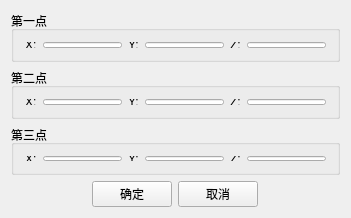
<?xml version="1.0" encoding="UTF-8"?>
<ui version="4.0">
 <class>MeasureVolumePlaneSetDlg</class>
 <widget class="QWidget" name="MeasureVolumePlaneSetDlg">
  <property name="geometry">
   <rect>
    <x>0</x>
    <y>0</y>
    <width>351</width>
    <height>218</height>
   </rect>
  </property>
  <property name="sizePolicy">
   <sizepolicy hsizetype="MinimumExpanding" vsizetype="MinimumExpanding">
    <horstretch>0</horstretch>
    <verstretch>0</verstretch>
   </sizepolicy>
  </property>
  <property name="minimumSize">
   <size>
    <width>300</width>
    <height>150</height>
   </size>
  </property>
  <property name="windowTitle">
   <string>体积量测基准面设置</string>
  </property>
  <layout class="QGridLayout" name="gridLayout">
   <item row="0" column="0" colspan="4">
    <widget class="QGroupBox" name="groupBox">
     <property name="title">
      <string>第一点</string>
     </property>
     <layout class="QGridLayout" name="gridLayout_2">
      <item row="0" column="0">
       <widget class="QLabel" name="label">
        <property name="text">
         <string>X:</string>
        </property>
       </widget>
      </item>
      <item row="0" column="1">
       <widget class="QLineEdit" name="coord1_X"/>
      </item>
      <item row="0" column="2">
       <widget class="QLabel" name="label_4">
        <property name="text">
         <string>Y:</string>
        </property>
       </widget>
      </item>
      <item row="0" column="3">
       <widget class="QLineEdit" name="coord1_Y"/>
      </item>
      <item row="0" column="4">
       <widget class="QLabel" name="label_5">
        <property name="text">
         <string>Z:</string>
        </property>
       </widget>
      </item>
      <item row="0" column="5">
       <widget class="QLineEdit" name="coord1_Z"/>
      </item>
     </layout>
    </widget>
   </item>
   <item row="1" column="0" colspan="4">
    <widget class="QGroupBox" name="groupBox_2">
     <property name="title">
      <string>第二点</string>
     </property>
     <layout class="QGridLayout" name="gridLayout_3">
      <item row="0" column="0">
       <widget class="QLabel" name="label_2">
        <property name="text">
         <string>X:</string>
        </property>
       </widget>
      </item>
      <item row="0" column="1">
       <widget class="QLineEdit" name="coord2_X"/>
      </item>
      <item row="0" column="2">
       <widget class="QLabel" name="label_7">
        <property name="text">
         <string>Y:</string>
        </property>
       </widget>
      </item>
      <item row="0" column="3">
       <widget class="QLineEdit" name="coord2_Y"/>
      </item>
      <item row="0" column="4">
       <widget class="QLabel" name="label_6">
        <property name="text">
         <string>Z:</string>
        </property>
       </widget>
      </item>
      <item row="0" column="5">
       <widget class="QLineEdit" name="coord2_Z"/>
      </item>
     </layout>
    </widget>
   </item>
   <item row="2" column="0" colspan="4">
    <widget class="QGroupBox" name="groupBox_3">
     <property name="title">
      <string>第三点</string>
     </property>
     <layout class="QGridLayout" name="gridLayout_4">
      <item row="0" column="0">
       <widget class="QLabel" name="label_3">
        <property name="text">
         <string>X:</string>
        </property>
       </widget>
      </item>
      <item row="0" column="1">
       <widget class="QLineEdit" name="coord3_X"/>
      </item>
      <item row="0" column="2">
       <widget class="QLabel" name="label_9">
        <property name="text">
         <string>Y:</string>
        </property>
       </widget>
      </item>
      <item row="0" column="3">
       <widget class="QLineEdit" name="coord3_Y"/>
      </item>
      <item row="0" column="4">
       <widget class="QLabel" name="label_8">
        <property name="text">
         <string>Z:</string>
        </property>
       </widget>
      </item>
      <item row="0" column="5">
       <widget class="QLineEdit" name="coord3_Z"/>
      </item>
     </layout>
    </widget>
   </item>
   <item row="3" column="0">
    <spacer name="horizontalSpacer">
     <property name="orientation">
      <enum>Qt::Horizontal</enum>
     </property>
     <property name="sizeHint" stdset="0">
      <size>
       <width>80</width>
       <height>20</height>
      </size>
     </property>
    </spacer>
   </item>
   <item row="3" column="1">
    <widget class="QPushButton" name="okBt">
     <property name="maximumSize">
      <size>
       <width>100</width>
       <height>40</height>
      </size>
     </property>
     <property name="text">
      <string>确定</string>
     </property>
    </widget>
   </item>
   <item row="3" column="2">
    <widget class="QPushButton" name="cancelBt">
     <property name="maximumSize">
      <size>
       <width>100</width>
       <height>16777215</height>
      </size>
     </property>
     <property name="text">
      <string>取消</string>
     </property>
    </widget>
   </item>
   <item row="3" column="3">
    <spacer name="horizontalSpacer_2">
     <property name="orientation">
      <enum>Qt::Horizontal</enum>
     </property>
     <property name="sizeHint" stdset="0">
      <size>
       <width>79</width>
       <height>20</height>
      </size>
     </property>
    </spacer>
   </item>
  </layout>
 </widget>
 <layoutdefault spacing="6" margin="11"/>
 <resources/>
 <connections/>
</ui>
